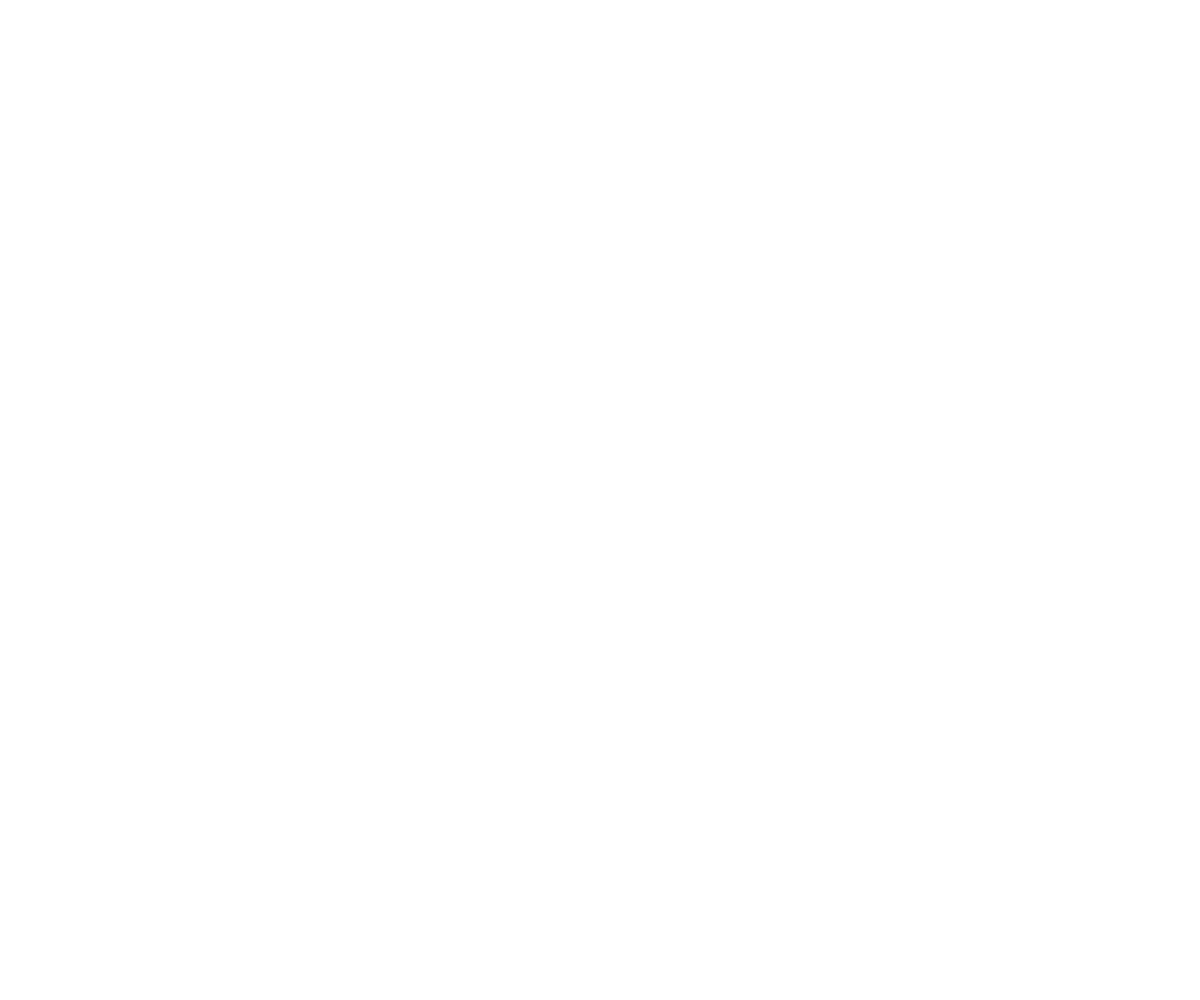
Frame 1 (no input)
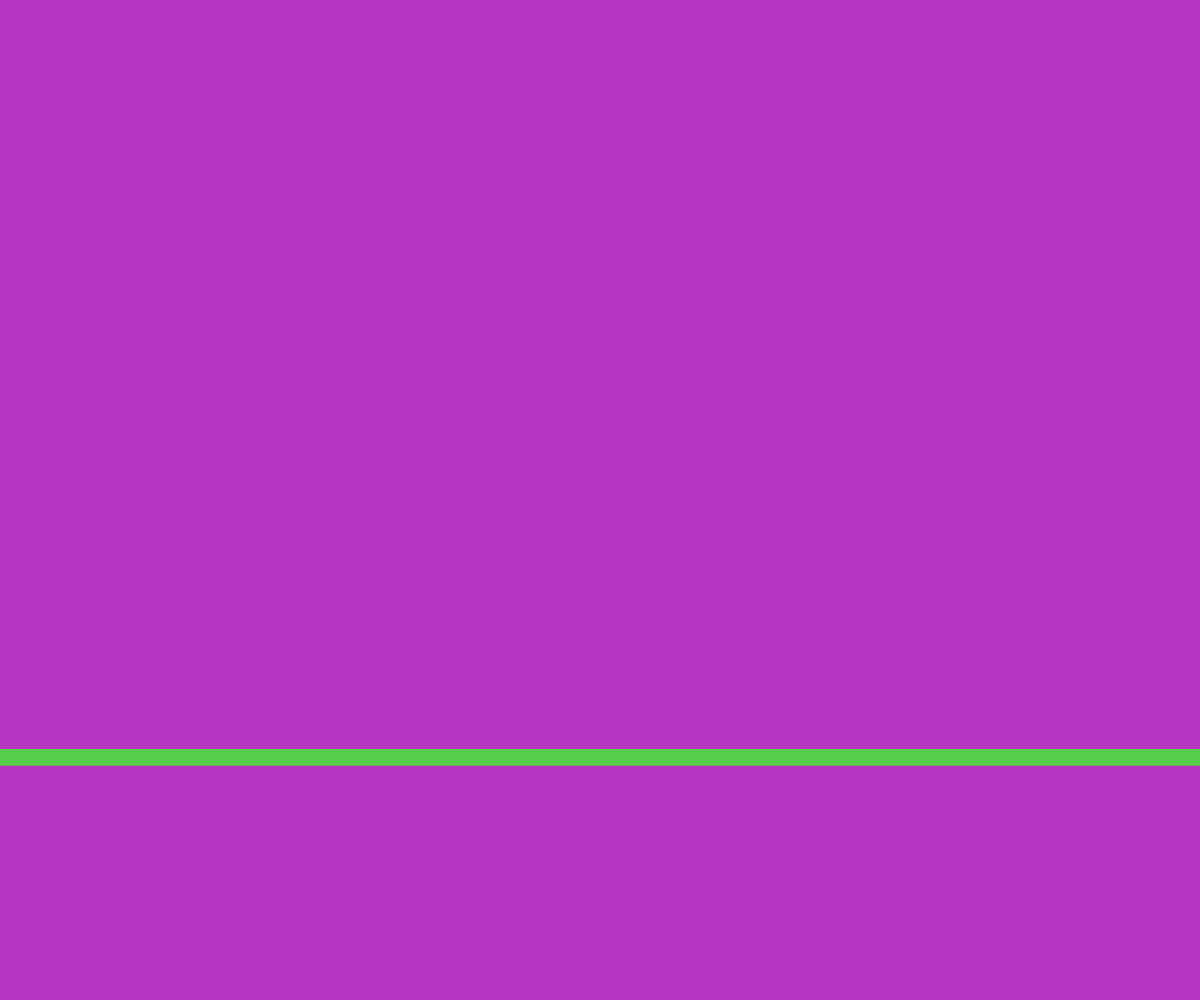
Frame 60 (no input)
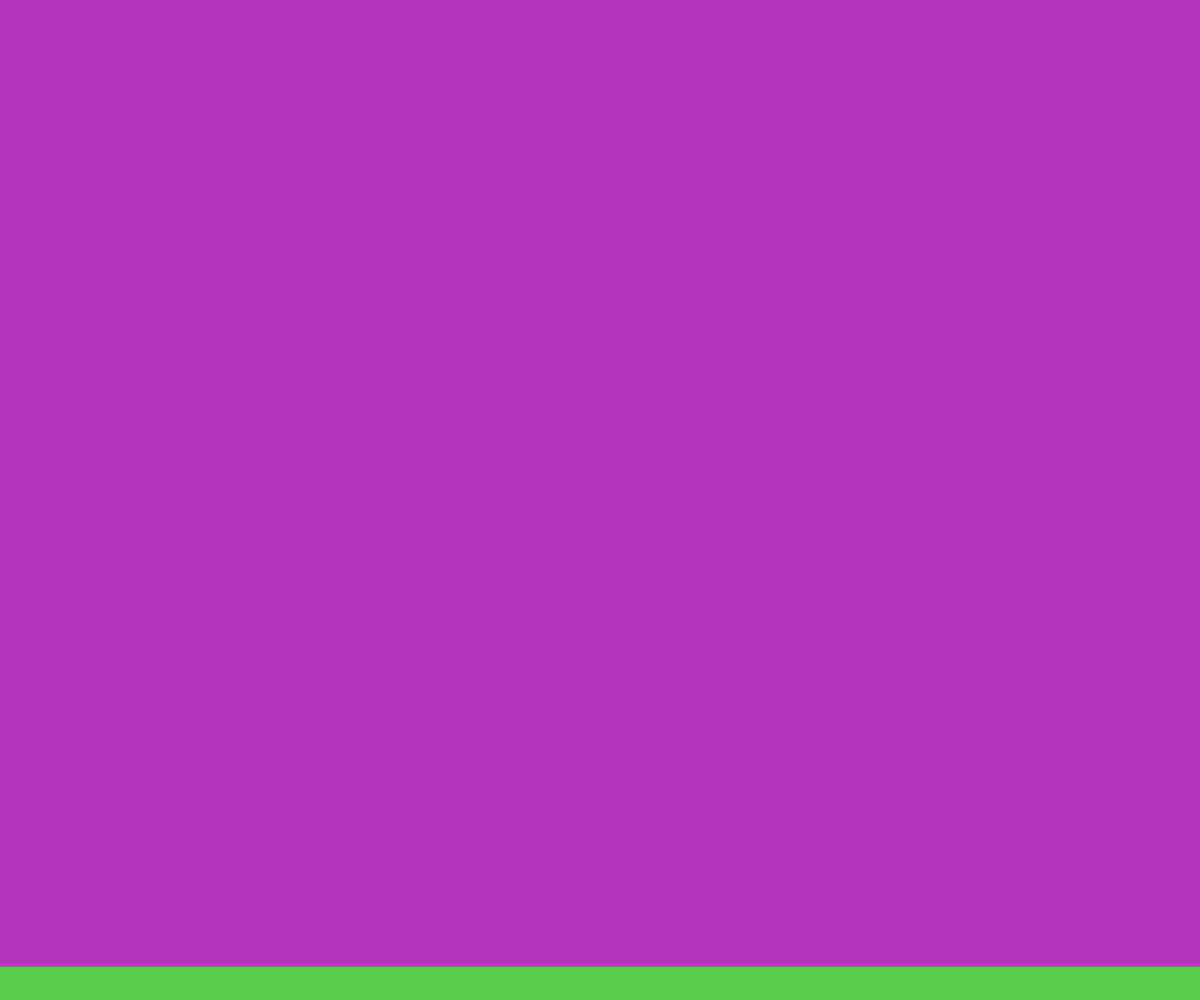
Frame 120 (the mouse pressed at the canvas centre since frame 60)

The p5.js sketch that drew these frames (run headless with seeded random() and noise() and a simulated clock; from frame 60 on, the mouse is pressed at the canvas centre):

// p5.js sketch
// ── sketch.js
// https://p5js.org/examples/input-clock.html

let w = 800;
let h = 800;
let seconds, milliseconds;

function setup() {
  createCanvas(windowWidth, windowHeight);

  merke = -1;
  zaehler = 250;
  aufwerter = 10;

  r = random(0, 256);
  g = random(0, 256);
  b = random(0, 256);

  r2 = 255,
  g2 = 255;
  b2 = 255;

  noStroke();
}

function draw() {
  background(r2, g2, b2);
  milliseconds = int(millis() % 60000);
  seconds = int(milliseconds / 1000);
  w = width;
  h = height;

  hoehe =seconds * h/60;

  fill(r,g,b);
  rect(0, (milliseconds%1000)-zaehler, w, h/60);

  
  rect(0, h - hoehe, w, hoehe);

  if(seconds != merke){
    merke = seconds;
    zaehler += aufwerter;
    aufwerter+= 0.000125 * h;

    if(seconds == 0){
      zaehler= 250;
      aufwerter = 0.0125 * h;

      r2 = r;
      g2 = g;
      b2 = b;

      r = random(0, 256);
      g = random(0, 256);
      b = random(0, 256);
    }
  }


}

function windowResized() {
  resizeCanvas(windowWidth, windowHeight);
}
